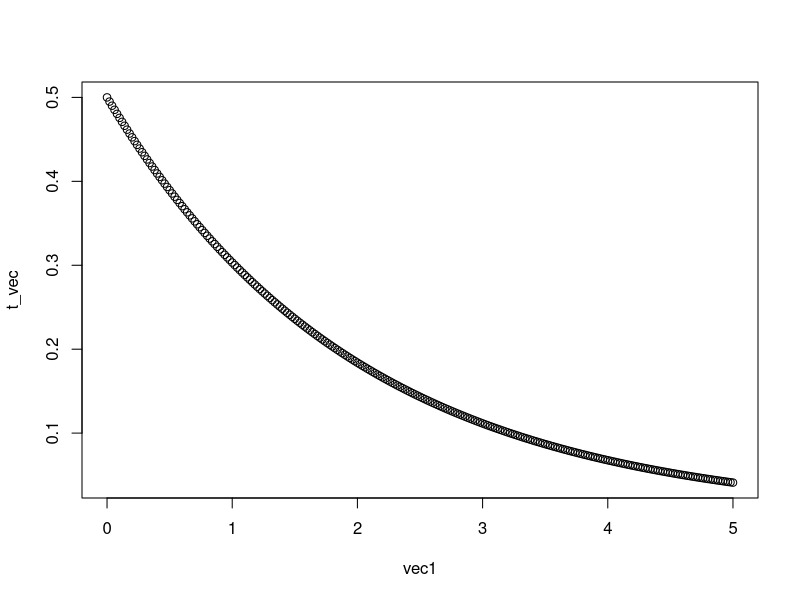
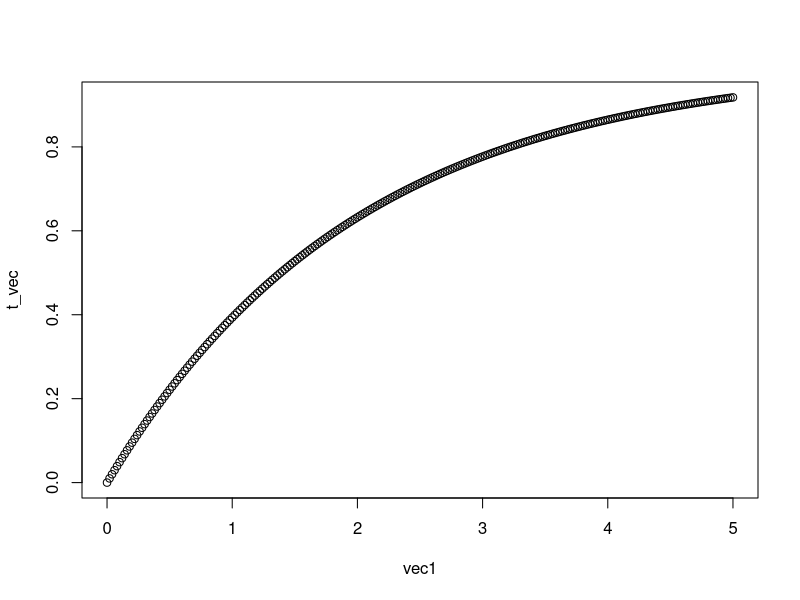
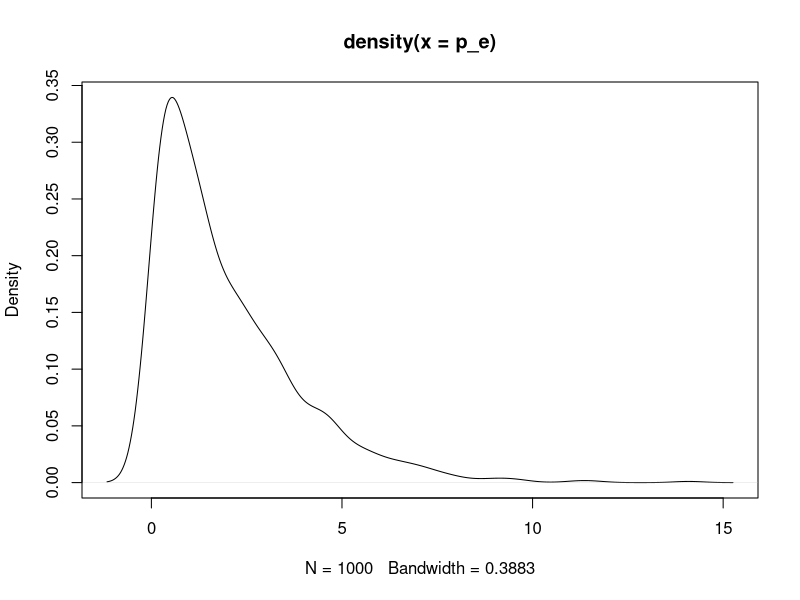

The R script that drew these images, in order:
# q1 a
p_a<-1-punif(45,min=0,max=60)
p_a

# q1 b
p_b<-punif(30,min=0,max=60)-punif(20,min=0,max=60)
p_b

# punif(x,min=a,max=b)
# pexp(x,rate=beta)
# pgammma(x,shape=a,scale=b)
# in gamma ig a=1 than it is explonential distribution

# q2 a
p_a<-dexp(3,rate=0.5)
p_a

# b
vec1<-seq(0,5,by=0.02)
t_vec<-c()
for(i in 0:length(vec1)){
  t_vec[i]<-dexp(vec1[i],rate=0.5)
}
plot(vec1,t_vec)

# c
p_c<-pexp(3,rate=0.5)
p_c

# d
vec1<-seq(0,5,by=0.02)
t_vec<-c()
for(i in 0:length(vec1)){
  t_vec[i]<-pexp(vec1[i],rate=0.5)
}
plot(vec1,t_vec)

# e
# rexp(n,rate=)  for random sample
p_e<-rexp(1000,rate=0.5)
plot(density(p_e))  
# here density is used to make graph from random variables

# Q3 a
p_a<-1-pgamma(1,shape=2,scale=1/3)
p_a

# b
# qgamma used when prob is given and you have to find values
p_b<-qgamma(0.70,shape=2,scale=1/3)
p_b